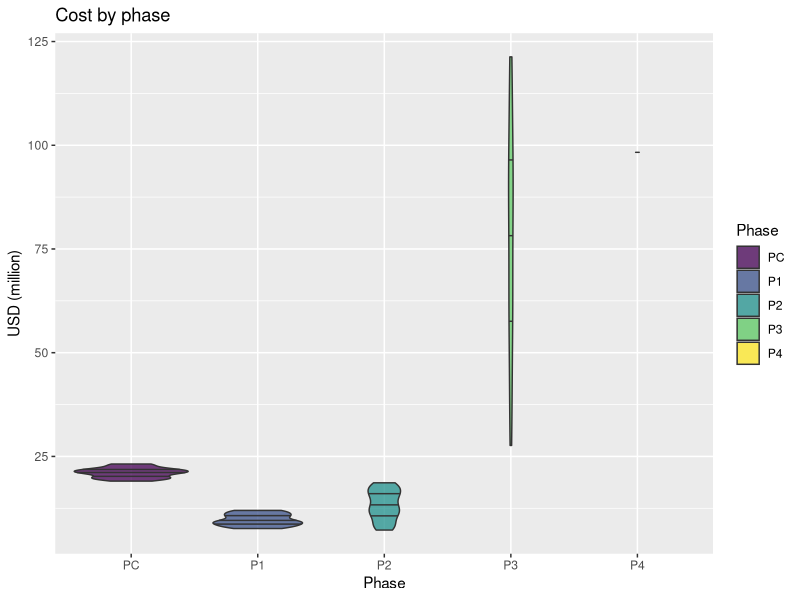
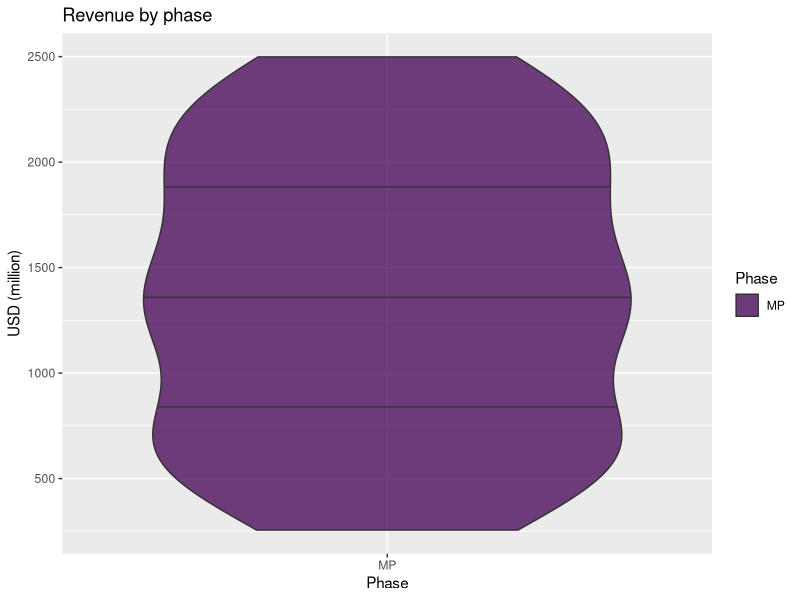
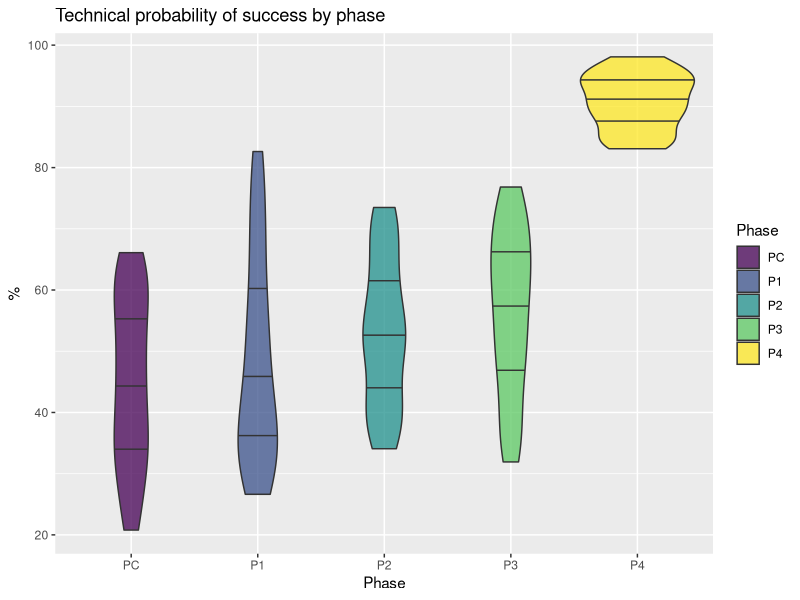
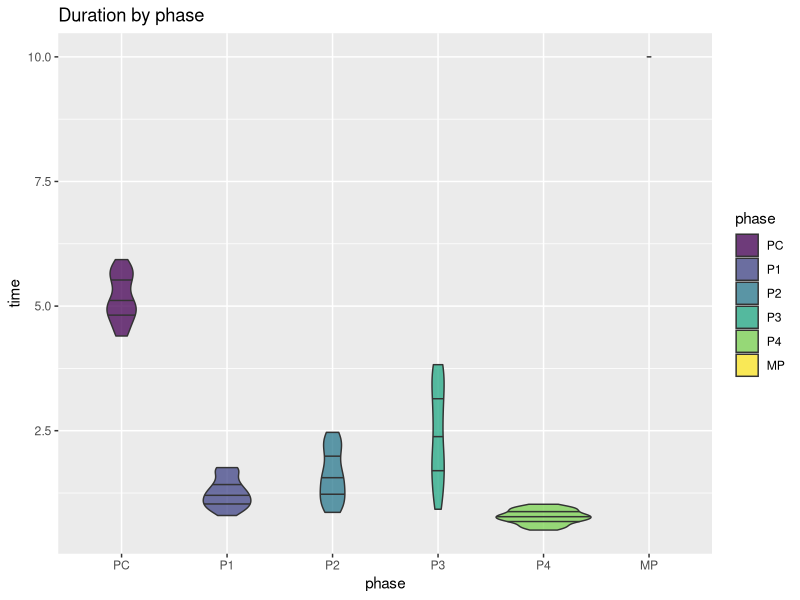
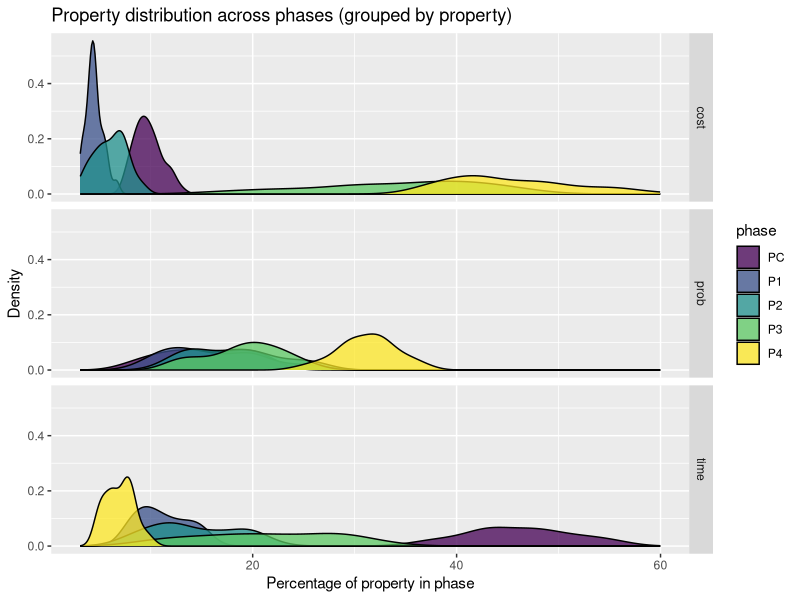
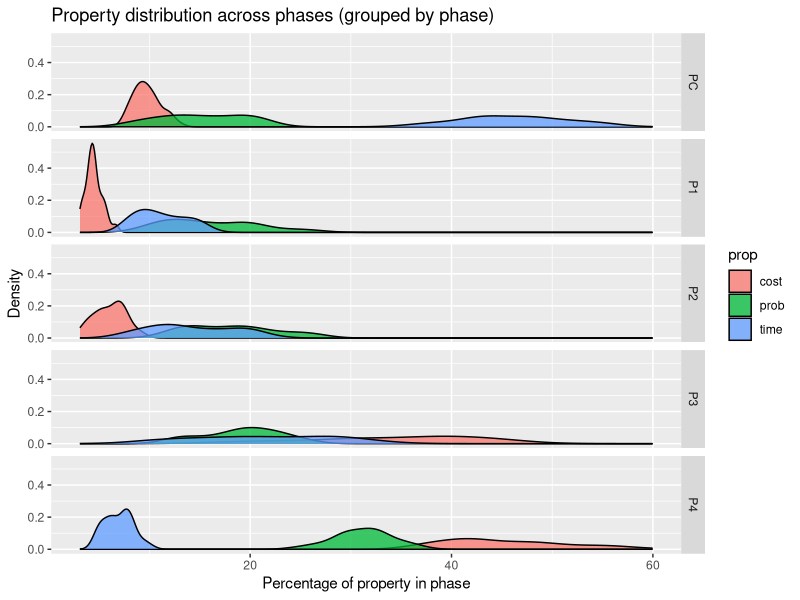
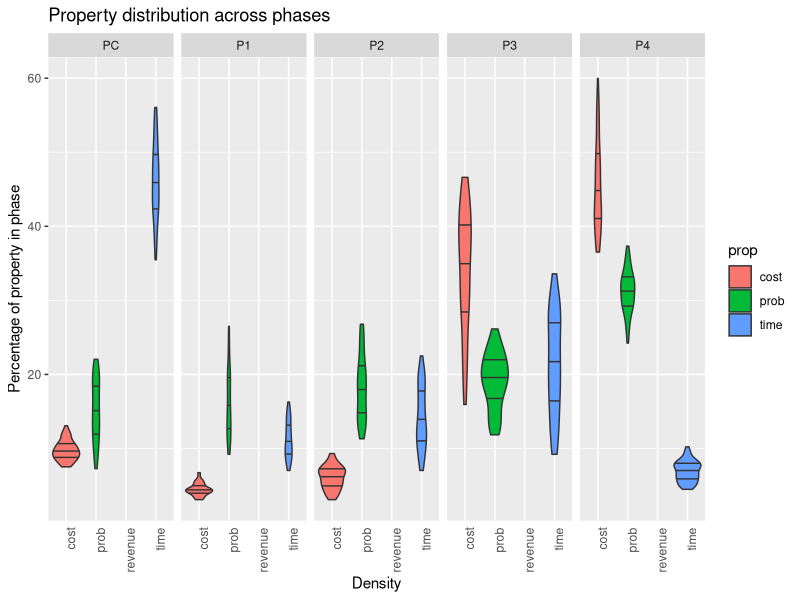
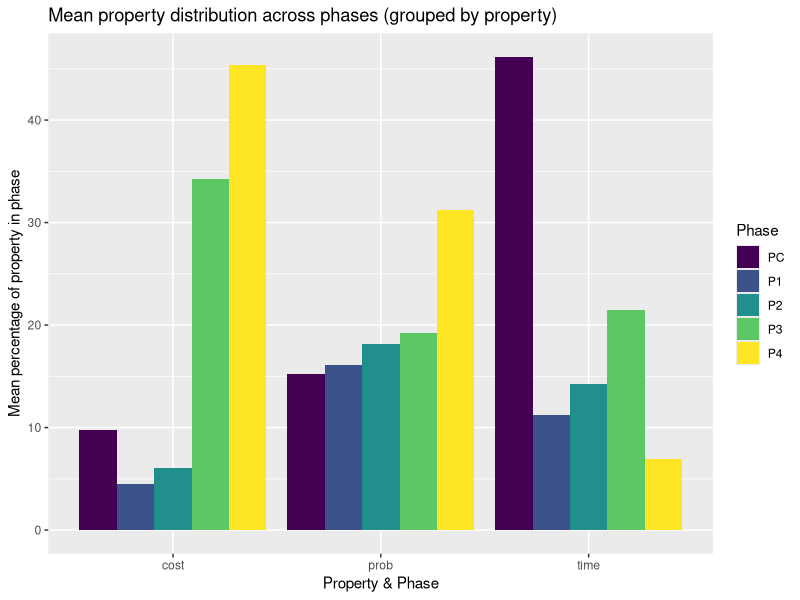

Reproduce these figures in R, in order.
# Dependencies
library(dplyr)
library(forcats)
library(ggplot2)
library(ggridges)
library(tidyr)

# Visual config
options(tibble.width = Inf) # Always print all tibble cols

# Data config
set.seed(1)
N     = 50
YEARS = 25


# Factors
PHASES <- c('PC','P1','P2','P3','P4','MP')


# ========= SAMPLING ================

# Same across all phases
discount.rate <- runif(N, 0.09, 0.24)

# Sample: Pre Clinical
pc <- tibble(subject=1:N, phase=factor('PC', levels=PHASES, ordered=TRUE))
pc$time             <- runif(N, min=4.3, max=6)
pc$cost             <- runif(N, min=19, max=23.2)
pc$revenue          <- rep(0, N)
pc$prob             <- runif(N, min=0.175, max=0.69)
pc$discount.rate    <- discount.rate

# Sample: Phase 1
p1 <- tibble(subject=1:N, phase=factor('P1', levels=PHASES, ordered=TRUE))
p1$time             <- runif(N, min=0.75, max=1.8)
p1$prob             <- runif(N, min=0.25, max=0.837)
p1$cost             <- runif(N, min=7.3, max=12)
p1$revenue          <- rep(0, N)
p1$discount.rate    <- discount.rate

# Sample: Phase 2
p2 <- tibble(subject=1:N, phase=factor('P2', levels=PHASES, ordered=TRUE))
p2$time             <- runif(N, min=0.75, max=2.5)
p2$revenue          <- rep(0, N)
p2$cost             <- runif(N, min=7.12, max=18.72)
p2$prob             <- runif(N, min=0.34, max=0.74)
p2$discount.rate    <- discount.rate

# Sample: Phase 3
p3 <- tibble(subject=1:N, phase=factor('P3', levels=PHASES, ordered=TRUE))
p3$cost             <- runif(N, min=26.88, max=121.68)
p3$prob             <- runif(N, min=0.314, max=0.786)
p3$time             <- runif(N, min=0.83, max=3.9)
p3$revenue          <- rep(0, N)
p3$discount.rate    <- discount.rate

# Sample: Phase 4
p4 <- tibble(subject=1:N, phase=factor('P4', levels=PHASES, ordered=TRUE))
p4$time             <- runif(N, min=0.5, max=1.04)
p4$prob             <- runif(N, min=0.83, max=0.99)
p4$cost             <- rep(98.297168, N)
p4$revenue          <- rep(0, N)
p4$discount.rate    <- discount.rate

# Sample: Market sales
sales <- tibble(subject=1:N, phase=factor('MP', levels=PHASES, ordered=TRUE))
sales$prob          <- 1
sales$cost          <- 0
sales$revenue       <- runif(N, min=218, max=2500)
sales$time          <- 10
sales$discount.rate <- discount.rate

# Combine all phases into single dataset
phases <- bind_rows(pc, p1, p2, p3, p4, sales)

# Group by subject
phases <- phases %>% group_by(subject)

# ========= END SAMPLING ================



# Add: timestamps to every observation
phases <- phases %>% mutate(t = cumsum(time) - time)

# Compute: precompute cashflow since it's used alot
phases$cashflow <- phases$revenue - phases$cost

# Compute: cumulative phase properties
phases <- phases %>% group_by(subject) %>%
  mutate(cum_cost = cumsum(cost),
         cum_revenue = cumsum(revenue),
         cum_time    = cumsum(time),
         cum_prob    = cumprod(prob))


# Compute: Cost/revenue slopes and offsets to allow computing discrete
# cashflows for years TODO: Separate market into separate dataset and then do
# the yearly2 calc for two datasets so that we don't have to deal with
# exceptions and instead simply assume that everything is either constantly or
# linearly distributed in the development and market data set respectively.
phases$cost.a     <- ifelse(phases$phase=='MP', ((phases$cost * 2 / (phases$time + 1)) / phases$time), 0)
phases$cost.b     <- ifelse(phases$phase=='MP', 0, (phases$cost / phases$time))
phases$revenue.a  <- ifelse(phases$phase=='MP', ((phases$revenue * 2 / (phases$time + 1)) / phases$time), 0)
phases$revenue.b  <- ifelse(phases$phase=='MP', 0, (phases$revenue / phases$time))
phases$prob.a     <- 0
phases$prob.b     <- phases$prob ^ (1/phases$time)

# Plot: phase property distributions
ggplot(filter(phases, cost>0), aes(phase, cost, fill=phase)) +
  geom_violin(draw_quantiles=c(0.25, 0.5, 0.75), alpha=0.75) +
  ggtitle('Cost by phase') +
  xlab('Phase') + ylab('USD (million)') + labs(fill='Phase')
ggplot(filter(phases, revenue>0), aes(phase, revenue, fill=phase)) +
  geom_violin(draw_quantiles=c(0.25, 0.5, 0.75), alpha=0.75) +
  ggtitle('Revenue by phase') +
  xlab('Phase') + ylab('USD (million)') + labs(fill='Phase')
ggplot(filter(phases, prob<1), aes(phase, prob*100, fill=phase)) +
  geom_violin(draw_quantiles=c(0.25, 0.5, 0.75), alpha=0.75) +
  ggtitle('Technical probability of success by phase') +
  xlab('Phase') + ylab('%') + labs(fill='Phase')
ggplot(phases, aes(phase, time, fill=phase)) +
  geom_violin(draw_quantiles=c(0.25, 0.5, 0.75), alpha=0.75) +
  ggtitle('Duration by phase')

# Transform: phase properties to long from wide
phase_props <- phases %>%
  filter(phase != 'MP') %>%
  select(1:6) %>%
  gather(key='prop', value='value', 3:6) %>%
  group_by(subject, prop) %>%
  mutate(total = sum(value),
         ratio = value / total) # NOTE: will cause NaN if 0/0

# Plot: property distribution across phases
ggplot(filter(phase_props, !is.na(ratio)), aes(ratio*100, fill=phase)) +
  geom_density(alpha=0.75) +
  ggtitle('Property distribution across phases (grouped by property)') +
  facet_grid(prop ~ .) +
  xlab('Percentage of property in phase') + ylab('Density')
ggplot(phase_props, aes(ratio*100, fill=prop)) +
  geom_density(alpha=0.75) +
  ggtitle('Property distribution across phases (grouped by phase)') +
  facet_grid(phase ~ .) +
  xlab('Percentage of property in phase') + ylab('Density')
ggplot(phase_props, aes(x=prop,y=ratio*100, fill=prop)) +
  geom_violin(draw_quantiles=c(0.25, 0.5, 0.75)) +
  ggtitle('Property distribution across phases') +
  facet_grid(~ phase) +
  theme(axis.text.x = element_text(angle = 90, hjust = 1),
        axis.ticks.x=element_blank()) +
  ylab('Percentage of property in phase') + xlab('Density')

# Summarize: property distribution across phases
phase_props_summary <- phase_props %>%
  group_by(phase, prop) %>%
  summarise(ratio.mean = mean(ratio))

# Plot: summary of property distribution across phases
ggplot(filter(phase_props_summary, is.finite(ratio.mean)), aes(x=prop, y=ratio.mean * 100)) +
  geom_bar(stat='identity', aes(fill=phase), position='dodge') +
  labs(fill='Phase') +
  xlab('Property & Phase') + ylab('Mean percentage of property in phase') +
  ggtitle('Mean property distribution across phases (grouped by property)')

# Plot: cumulative properties per phase
ggplot(filter(phases, cost>0), aes(phase, cum_cost, fill=phase)) +
    geom_violin(draw_quantiles=c(0.25, 0.5, 0.75), alpha=0.75) +
    ggtitle('Cumulative cost by phase') +
    xlab('Phase') + ylab('USD (million)') + labs(fill='Phase')
ggplot(filter(phases, prob<1), aes(phase, cum_prob*100, fill=phase)) +
  geom_violin(draw_quantiles=c(0.25, 0.5, 0.75), alpha=0.75) +
  ggtitle('Cumulative technical probability of success by phase') +
  xlab('Phase') + ylab('%') + labs(fill='Phase')
ggplot(phases, aes(phase, cum_time, fill=phase)) +
  geom_violin(draw_quantiles=c(0.25, 0.5, 0.75), alpha=0.75) +
  ggtitle('Cumulative duration by phase')


# Transform: Cartesian product of phases (phase from phase)
phases_from_phases <- tibble()
for (from in PHASES) {
  pfp <- phases %>%
    filter(phase >= from) %>%
    group_by(subject) %>%
    transmute(phase = phase,
           from = factor(from, levels=PHASES, ordered=TRUE),
           time.to = cumsum(time) - time,
           # Compute: PVs
           cost.pv    = cost / ((1 + discount.rate) ^ time.to),
           revenue.pv = revenue / ((1 + discount.rate) ^ time.to))
  phases_from_phases <- bind_rows(phases_from_phases, pfp)
}


# Plot: PV of different properties from different phases (violin matrices)
ggplot(filter(phases_from_phases, cost.pv>0), aes(phase, cost.pv, fill=from)) +
  geom_violin(draw_quantiles=c(0.25, 0.5, 0.75), alpha=0.75) +
  ggtitle('Cost PV (present value) from the perspective of different phases') +
  facet_grid(rows=vars(from), cols=vars(phase), scales='free')
ggplot(filter(phases_from_phases, revenue.pv>0), aes(phase, revenue.pv, fill=from)) +
  geom_violin(draw_quantiles=c(0.25, 0.5, 0.75), alpha=0.75) +
  ggtitle('Revenue PV (present value) from the perspective of different phases')
  #facet_grid(rows=vars(from), cols=vars(phase), scales='free')
ggplot(filter(phases_from_phases, (revenue.pv-cost.pv)!=0), aes(phase, (revenue.pv-cost.pv), fill=from)) +
  geom_violin(draw_quantiles=c(0.25, 0.5, 0.75), alpha=0.75) +
  ggtitle('PV (present value) from the perspective of different phases') +
  facet_grid(rows=vars(from), cols=vars(phase), scales='free')

# Plot: PV of different properties from different phases (density plots)
# TODO: Why is P4 from P4 not a single line since it's a constant value?
phases_from_phases %>% filter(cost.pv > 0) %>%
  ggplot(aes(cost.pv, fill=from)) +
  geom_density(alpha=0.3) +
  ggtitle('Cost PV (present value) from the perspective of different phases') +
  facet_grid(phase ~ ., scales='free_y') +
  theme(axis.text.y = element_blank(), axis.ticks.y = element_blank()) +
  xlab('PV (million USD)') + ylab('Density')
phases_from_phases %>% filter(revenue.pv > 0) %>%
  ggplot(aes(revenue.pv, fill=from)) +
  geom_density(alpha=0.3) +
  ggtitle('Revenue PV (present value) from the perspective of different phases') +
  facet_grid(phase ~ ., scales='free_y') +
  theme(axis.text.y = element_blank(), axis.ticks.y = element_blank()) +
  xlab('PV (million USD)') + ylab('Density')


# Transform: PV means per view
phases_from_phases_summary <- phases_from_phases %>% group_by(phase, from) %>%
  summarise(revenue.pv.mean  = mean(revenue.pv),
            cost.pv.mean     = mean(cost.pv),
            time.to.mean     = mean(time.to))

# Plot: mean PVs of props for phases from phases
phases_from_phases_summary %>%
  filter(cost.pv.mean > 0) %>%
  ggplot(aes(phase, cost.pv.mean)) +
  geom_bar(stat='identity', aes(fill=from), position='dodge') + ylab('PV (cost)') +
  ggtitle('Mean cost PV of phase from the perspective of different phases')

phases_from_phases_summary %>%
  ggplot(aes(phase, (revenue.pv.mean - cost.pv.mean))) +
  geom_bar(stat='identity', aes(fill=from), position='dodge') + ylab('PV (cashflow)') +
  ggtitle('Mean cashflow PV of phase from the perspective of different phases')

# TODO: This plot feels out of place, and if this is plotted I guess remaining
# probability should be plotted as well.
phases_from_phases_summary %>%
  filter(time.to.mean > 0) %>%
  ggplot(aes(phase, time.to.mean)) +
  geom_bar(stat='identity', aes(fill=from), position='dodge') + ylab('Time to') +
  ggtitle('Mean time remaining to different phases from different phases')


# Transform: To cashflows over time (phase yearly)
phase_years <- tibble()
for (x in 1:ceiling(max(phases$time) + 1)) {
  # Prepare
  within_phase   <- x <= phases$time
  not_whole_year <- x-phases$time>0 & x-phases$time<1
  #base_cashflow      <- ifelse(within_phase, phases$cashflow.a * x + phases$cashflow.b, 0)
  #remainder_cashflow <- ifelse(not_whole_year, (phases$time-floor(phases$time))*(phases$cashflow/phases$time), 0)
  base_cost          <- ifelse(within_phase, phases$cost.a * x + phases$cost.b, 0)
  remainder_cost     <- ifelse(not_whole_year, (phases$time-floor(phases$time))*(phases$cost/phases$time), 0)
  base_revenue       <- ifelse(within_phase, phases$revenue.a * x + phases$revenue.b, 0)
  remainder_revenue  <- ifelse(not_whole_year, (phases$time-floor(phases$time))*(phases$revenue/phases$time), 0)
  base_prob          <- ifelse(within_phase, phases$prob.a * x + phases$prob.b, 0)
  remainder_prob     <- ifelse(not_whole_year, phases$prob / ((phases$prob.a*x+phases$prob.b) ^ floor(phases$time)), 0)
  # NOTE: The remainder is computed by assuming that the value is evenly
  # distributed over the whole phase (i.e. constantly). If this is not true
  # then the remainder will be incorrectly computed. However, since we assume
  # that phase properties are indeed constantly distributed over the course of
  # the phase, it is not a problem for phase properties. While we do assume
  # that market sales grow linearly this is not a problem since there will be
  # no remainder given that we assume that all markets span 10 years. However,
  # please be very careful and make sure you get this right!!
  # NOTE: This computation is a bit odd since there will never be a base
  # cashflow and a remainder at the same time.
  # Make data frame
  discount.rate  <- phases$discount.rate
  time           <- phases$time
  cost           <- base_cost + remainder_cost
  revenue        <- base_revenue + remainder_revenue
  prob           <- base_prob + remainder_prob
  subject        <- phases$subject
  phase.year     <- x
  phase          <- phases$phase
  t              <- phases$t + phase.year - 1
  df             <- tibble(subject, phase.year, t, phase, cost, revenue, prob, time, discount.rate)
  df             <- df[cost != 0 | revenue != 0 | prob > 0, ] # No need to keep years without cashflow
  phase_years    <- bind_rows(phase_years, df)
}

# Plot: Property per phase year of different phases
for (ph in PHASES) {
  sub <- subset(phase_years, phase_years$phase == ph)
  boxplot(sub$cost ~ sub$phase.year, main=paste('Cost per year in', ph))
  mtext('Note: phase duration vary across projects.')
  boxplot(sub$revenue ~ sub$phase.year, main=paste('Revenue per year in', ph))
  mtext('Note: phase duration vary across projects.')
  boxplot(sub$prob * 100 ~ sub$phase.year, main=paste('Probability of success per year in', ph))
  mtext('Note: phase duration vary across projects.')
}

# Summarize: phase_years
phase_years_summary <- phase_years %>% group_by(subject, phase) %>%
  arrange(phase.year) %>%
  mutate(cum.phase.cost     = cumsum(cost),
         cum.phase.revenue  = cumsum(revenue),
         cum.phase.cashflow = cumsum(revenue - cost),
         ) %>%
  group_by(phase, phase.year) %>%
  summarise(revenue.mean  = mean(revenue),
            cost.mean     = mean(cost),
            cashflow.mean = mean(revenue - cost),
            cum.phase.revenue.mean  = mean(cum.phase.revenue),
            cum.phase.cost.mean     = mean(cum.phase.cost),
            cum.phase.cashflow.mean = mean(cum.phase.revenue - cum.phase.cost),
            )

# Plot: PVs from different views in matrix
sub <- phase_years_summary
ggplot(sub, aes(x=sub$phase, y=sub$phase.year, z=sub$cost.mean)) +
  geom_tile(aes(fill =sub$cost.mean)) +
  theme_minimal() +
  scale_fill_gradient(low='lightgrey', high='red', name='USD\n(million)') +
  xlab('Phase') + ylab('Year') +
  ggtitle('Mean cost per phase year')
ggplot(sub, aes(x=sub$phase, y=sub$phase.year, z=sub$revenue.mean)) +
  geom_tile(aes(fill =sub$revenue.mean)) +
  theme_minimal() +
  scale_fill_gradient(low='lightgrey', high='darkgreen', name='USD\n(million)') +
  xlab('Phase') + ylab('Year') +
  ggtitle('Mean revenue per phase year')
ggplot(sub, aes(x=sub$phase, y=sub$phase.year, z=sub$cum.phase.cost.mean)) +
  geom_tile(aes(fill =sub$cum.phase.cost.mean)) +
  theme_minimal() +
  scale_fill_gradient(low='lightgrey', high='red', name='USD\n(million)') +
  xlab('Phase') + ylab('Year') +
  ggtitle('Mean cumulative cost per phase year')


# Transform: Phase years from different phases
phase_years_from_phases <- tibble()
for (from in PHASES) {
  pyfp <- phase_years %>% filter(phase >= from) %>%
    group_by(subject) %>%
    arrange(subject, t) %>%
    mutate(from        = factor(from, levels=PHASES, ordered=TRUE),
           time.to     = t - min(t),
           cum.cost    = cumsum(cost),
           cum.revenue = cumsum(revenue),
           cost.pv     = cost / ((1 + discount.rate) ^ time.to),
           revenue.pv  = revenue / ((1 + discount.rate) ^ time.to),
           cost.npv    = cumsum(cost.pv),
           revenue.npv = cumsum(revenue.pv),
           year        = floor(time.to)
           )
  phase_years_from_phases <- bind_rows(phase_years_from_phases, pyfp)
}


# Plot: Yearly data from different phases)
for (ph in PHASES) {
  sub <- filter(phase_years_from_phases, from == ph)
  # Cost
  boxplot(data=sub, cost ~ year, xlab='Year', ylab='USD (million)', las=1, main=sprintf('Cost per year from %s', ph))
  boxplot(data=sub, -cost.pv ~ year, xlab='Year', ylab='USD (million)', las=1, main=sprintf('Cost PV of future years from %s', ph))
  boxplot(data=sub, -cost.npv ~ year, xlab='Exit Year', ylab='USD (million)', las=1, main=sprintf('Cost NPV (cumulative PV) per year from %s', ph))
  # Revenue
  boxplot(data=sub, revenue ~ year, xlab='Year', ylab='USD (million)', las=1, main=sprintf('Revenue per year from %s', ph))
  boxplot(data=sub, revenue.pv ~ year, xlab='Year', ylab='USD (million)', las=1, main=sprintf('Revenue PV of future years from %s', ph))
  boxplot(data=sub, revenue.npv ~ year, xlab='Exit Year', ylab='USD (million)', las=1, main=sprintf('Revenue NPV (cumulative PV) per year from %s', ph))
  # Cashflow
  boxplot(data=sub, (revenue - cost) ~ year, xlab='Year', ylab='USD (million)', las=1, main=sprintf('Cashflow per year from %s', ph))
  boxplot(data=sub, (revenue.pv - cost.pv) ~ year, xlab='Year', ylab='USD (million)', las=1, main=sprintf('Cashflow PV of future years from %s', ph))
  boxplot(data=sub, (revenue.npv - cost.npv) ~ year, xlab='Exit Year', ylab='USD (million)', las=1, main=sprintf('Cashflow NPV (cumulative PV) per year from %s', ph))
  # Prob
  boxplot(data=sub, prob*100 ~ year, xlab='Year', ylab='Probability (%)', las=1, main=sprintf('Technical probability of success, per year from %s', ph))
}


for (ph in PHASES) {
  sub <- phase_years_from_phases %>%
    group_by(subject) %>%
    filter(from == ph) %>%
    filter(year == max(year)) %>%
    summarise(cost.npv = tail(cost.npv, n=1),
              revenue.npv = tail(revenue.npv, n=1),
              cashflow.npv = tail(revenue.npv, n=1) - tail(cost.npv, n=1)
              )

  print(ggplot(sub, aes(from, cashflow.npv)) +
    geom_violin(draw_quantiles=c(0.25, 0.5, 0.75), alpha=0.5) +
    ggtitle('Final year NPV from PC'))

  print(ggplot(sub, aes(cashflow.npv)) + geom_histogram(aes(y=..density..)) + geom_density(col=2))
}

sub <- phase_years_from_phases %>%
  group_by(subject, from) %>%
  filter(year == max(year)) %>%
  summarise(cashflow.npv = tail(revenue.npv, n=1) - tail(cost.npv, n=1),
            cum.cashflow = tail(cum.revenue, n=1) - tail(cum.cost, n=1),
            )

ggplot(sub, aes(cum.cashflow, from)) +
  geom_density_ridges(quantile_lines = TRUE) +
  scale_x_continuous(breaks = scales::pretty_breaks(n = 10)) +
  ggtitle('Cumulative cashflow density from different starting phases') +
  xlab('Cumulative cashflow (million USD)') + ylab('Starting Phase')

ggplot(sub, aes(cashflow.npv, from)) +
  geom_density_ridges(quantile_lines = TRUE) +
  scale_x_continuous(breaks = scales::pretty_breaks(n = 10)) +
  ggtitle('NPV density from different starting phases') +
  xlab('NPV') + ylab('Starting Phase')

sub <- phase_years_from_phases %>%
  filter(from == 'PC') %>%
  group_by(subject, year) %>%
  summarise(cashflow.npv = tail(revenue.npv, n=1) - tail(cost.npv, n=1))

  ggplot(sub, aes(cashflow.npv, as.factor(year))) +
  geom_density_ridges(quantile_lines = TRUE) +
  scale_x_continuous(breaks = scales::pretty_breaks(n = 10)) +
  ggtitle('NPV density at different exit years, starting from PC') +
  xlab('NPV') + ylab('Exit year')

sub <- phase_years_from_phases %>%
  filter(from == 'PC') %>%
  group_by(subject, phase) %>%
  summarise(cashflow.npv = tail(revenue.npv, n=1) - tail(cost.npv, n=1))

  ggplot(sub, aes(cashflow.npv, phase)) +
  geom_density_ridges(quantile_lines = TRUE) +
  scale_x_continuous(breaks = scales::pretty_breaks(n = 10)) +
  ggtitle('NPV density when exiting at the end(?) of different phases, starting from PC') +
  xlab('NPV') + ylab('Exit year')


# Summarize: phase_years_from_phases
phase_years_from_phases_summary <- phase_years_from_phases %>%
  group_by(from, year) %>%
  summarise(cost.mean     = mean(cost),
            revenue.mean  = mean(revenue),
            cashflow.mean = mean(revenue - cost),
            cum.cost.mean     = mean(cum.cost),
            cum.revenue.mean  = mean(cum.revenue),
            cum.cashflow.mean = mean(cum.revenue - cum.cost),
            cost.pv.mean     = mean(cost.pv),
            revenue.pv.mean  = mean(revenue.pv),
            cashflow.pv.mean = mean(revenue.pv - cost.pv),
            cost.npv.mean     = mean(cost.npv),
            revenue.npv.mean  = mean(revenue.npv),
            cashflow.npv.mean = mean(revenue.npv - cost.npv),
            )

# Plot: Properties by year from phase
ggplot(phase_years_from_phases_summary, aes(x=from, y=year, z=-cost.mean)) +
  geom_tile(aes(fill=-cost.mean)) +
  theme_minimal() +
  scale_fill_gradient(low='red', high='grey90', name='USD\n(million)') +
  xlab('Phase used as starting point') + ylab('Year') +
  ggtitle('Mean yearly costs from different phases')
ggplot(phase_years_from_phases_summary, aes(x=from, y=year, z=revenue.mean)) +
  geom_tile(aes(fill=revenue.mean)) +
  theme_minimal() +
  scale_fill_gradient(low='grey90', high='darkgreen', name='USD\n(million)') +
  xlab('Phase used as starting point') + ylab('Year') +
  ggtitle('Mean yearly revenues from different phases')
ggplot(phase_years_from_phases_summary, aes(x=from, y=year, z=cashflow.mean)) +
  geom_tile(aes(fill=cashflow.mean)) +
  theme_minimal() +
  scale_fill_gradient2(low='red', mid='grey90', high='darkgreen', name='USD\n(million)') +
  xlab('Phase used as starting point') + ylab('Year') +
  ggtitle('Mean yearly cashflows from different phases')

# Plot: PV by year from phase
ggplot(phase_years_from_phases_summary, aes(x=from, y=year, z=-cost.pv.mean)) +
  geom_tile(aes(fill=-cost.pv.mean)) +
  theme_minimal() +
  scale_fill_gradient(low='red', high='grey90', name='USD\n(million)') +
  xlab('Phase used as starting point') + ylab('Year') +
  ggtitle('Mean PV of future costs from different phases')
ggplot(phase_years_from_phases_summary, aes(x=from, y=year, z=revenue.pv.mean)) +
  geom_tile(aes(fill=revenue.pv.mean)) +
  theme_minimal() +
  scale_fill_gradient(low='grey90', high='darkgreen', name='USD\n(million)') +
  xlab('Phase used as starting point') + ylab('Year') +
  ggtitle('Mean PV of future revenues from different phases')
ggplot(phase_years_from_phases_summary, aes(x=from, y=year, z=cashflow.pv.mean)) +
  geom_tile(aes(fill=cashflow.pv.mean)) +
  theme_minimal() +
  scale_fill_gradient2(low='red', mid='grey90', high='darkgreen', name='USD\n(million)') +
  xlab('Phase used as starting point') + ylab('Year') +
  ggtitle('Mean PV of future cashflows from different phases')

# Plot: Cumulative properties by year from phase
ggplot(phase_years_from_phases_summary, aes(x=from, y=year, z=-cum.cost.mean)) +
  geom_tile(aes(fill=-cum.cost.mean)) +
  theme_minimal() +
  scale_fill_gradient(low='red', high='grey90', name='USD\n(million)') +
  xlab('Phase used as starting point') + ylab('Year') +
  ggtitle('Mean cumulative costs by year from different phases')
ggplot(phase_years_from_phases_summary, aes(x=from, y=year, z=cum.revenue.mean)) +
  geom_tile(aes(fill=cum.revenue.mean)) +
  theme_minimal() +
  scale_fill_gradient(low='grey90', high='darkgreen', name='USD\n(million)') +
  xlab('Phase used as starting point') + ylab('Year') +
  ggtitle('Mean cumulative revenues by year from different phases')
ggplot(phase_years_from_phases_summary, aes(x=from, y=year, z=cum.cashflow.mean)) +
  geom_tile(aes(fill=cum.cashflow.mean)) +
  theme_minimal() +
  scale_fill_gradient2(low='red', mid='grey90', high='darkgreen', name='USD\n(million)') +
  xlab('Phase used as starting point') + ylab('Year') +
  ggtitle('Mean cumulative cashflows by year from different phases')

# Plot: NPV by year from phase
ggplot(phase_years_from_phases_summary, aes(x=from, y=year, z=-cost.npv.mean)) +
  geom_tile(aes(fill=-cost.npv.mean)) +
  theme_minimal() +
  scale_fill_gradient(low='red', high='grey90', name='USD\n(million)') +
  xlab('Phase used as starting point') + ylab('Year') +
  ggtitle('Mean NPV (costs only) of future exit points starting from different phases')
ggplot(phase_years_from_phases_summary, aes(x=from, y=year, z=revenue.npv.mean)) +
  geom_tile(aes(fill=revenue.npv.mean)) +
  theme_minimal() +
  scale_fill_gradient(low='grey90', high='darkgreen', name='USD\n(million)') +
  xlab('Phase used as starting point') + ylab('Year') +
  ggtitle('Mean NPV (revenues only) of future exit points starting from different phases')
ggplot(phase_years_from_phases_summary, aes(x=from, y=year, z=cashflow.npv.mean)) +
  geom_tile(aes(fill=cashflow.npv.mean)) +
  theme_minimal() +
  scale_fill_gradient2(low='red', mid='grey90', high='darkgreen', name='USD\n(million)') +
  xlab('Phase used as starting point') + ylab('Year') +
  ggtitle('Mean NPV of future exit points starting from different phases')
